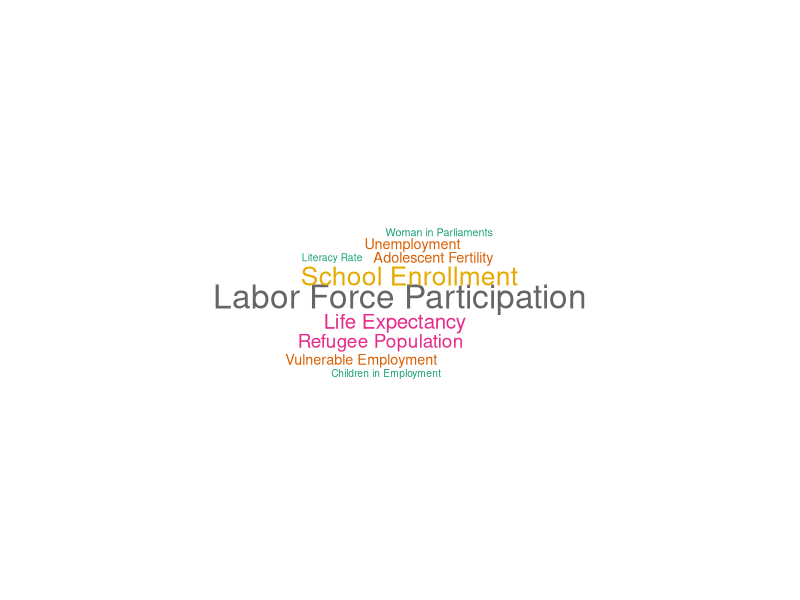
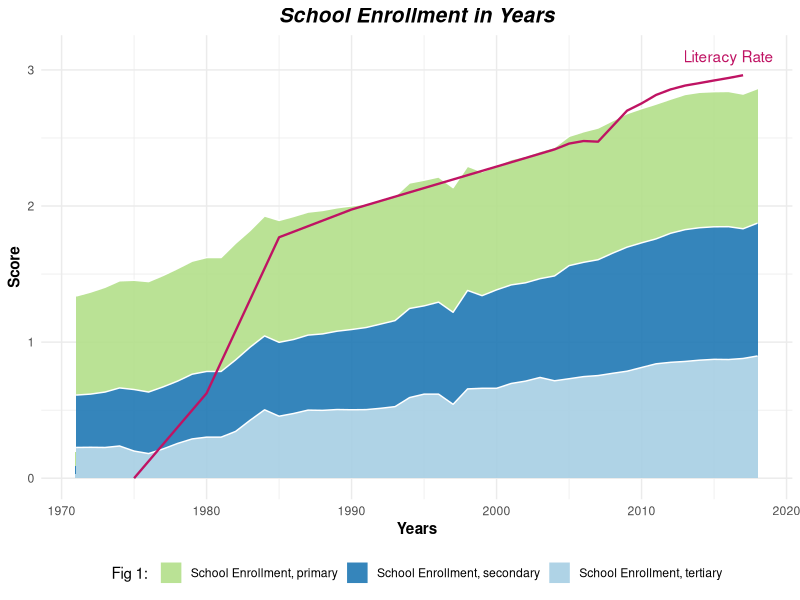
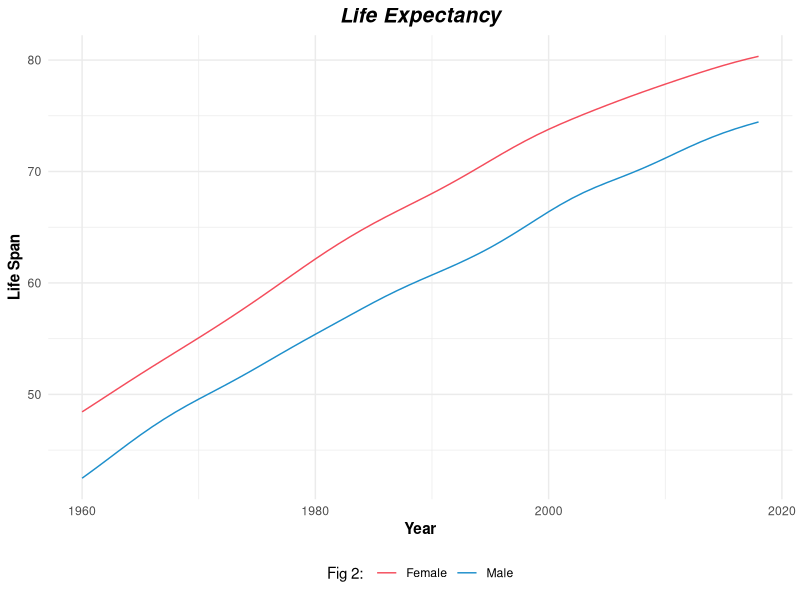
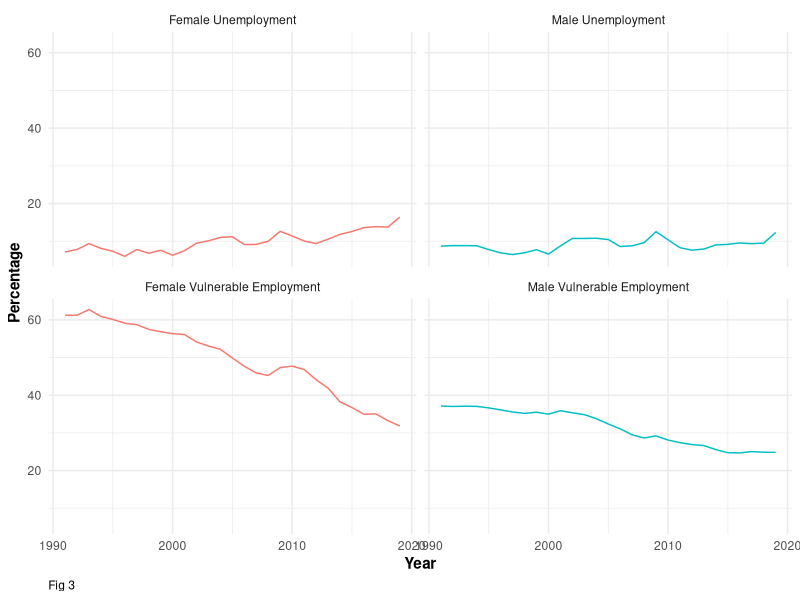
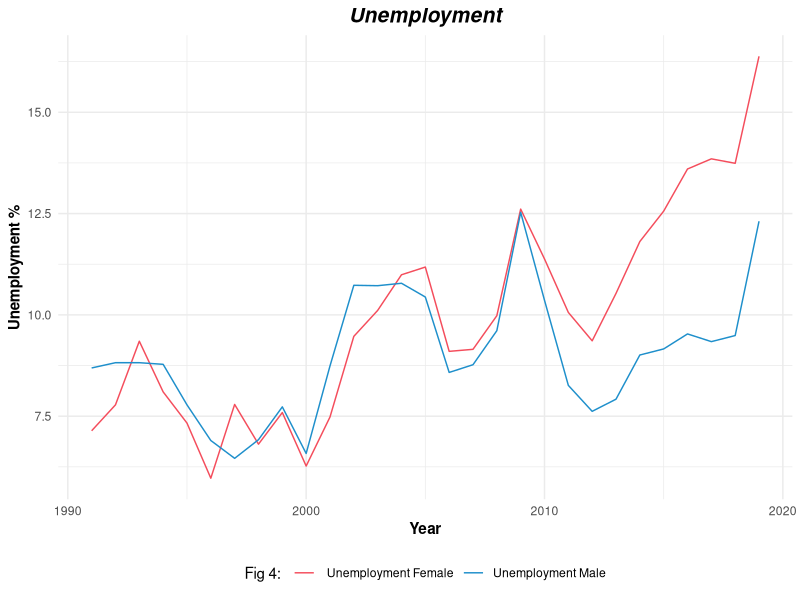
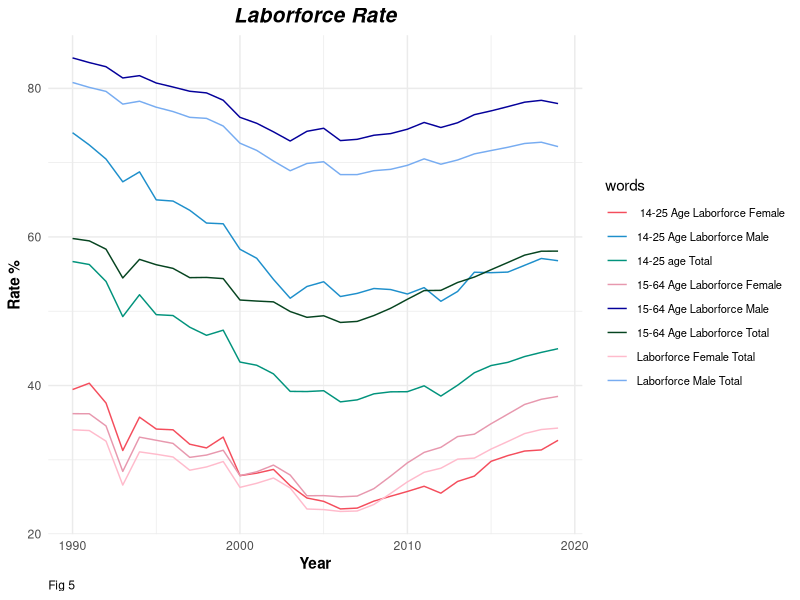
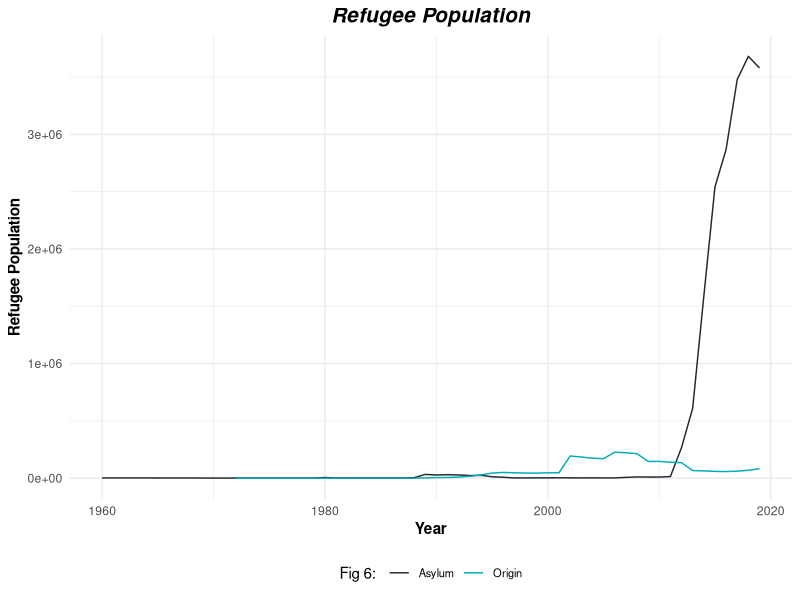
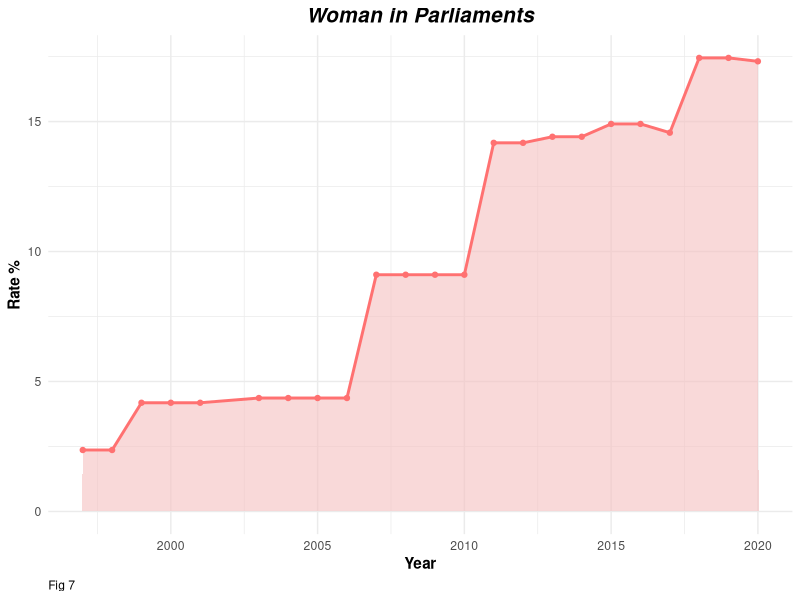

The R source for these figures, in order:
## ---- chunk 1
knitr::opts_chunk$set(echo = TRUE)
## ---- chunk 2
### Loading required packages
library(readr)
library(knitr)
library(tidyverse)
library(tm)
library(wordcloud)
library(RColorBrewer)
library(viridis)
## ---- chunk 3
# Changing column names 
col_names = c("country.name", "country.code", "date", "indicator.name", "indicator.code", "score")

# Importing data
data <- read.csv("data/social-development_tur.csv", skip = 1, col.names = col_names)
## ---- chunk 4
# Manipulating our dataset to make a wordcloud.
data_wordcloud <- data %>% mutate(id = c(1:866))
data_wordcloud <- data_wordcloud %>% 
  select("date", "indicator.name", "indicator.code", "score", "id") %>%
  mutate(words = case_when(data_wordcloud$id <= 17 ~ "Literacy Rate",
                           data_wordcloud$id >=18  & data_wordcloud$id <= 190 ~ "School Enrollment",
                           data_wordcloud$id >=191  & data_wordcloud$id <= 213 ~ "Woman in Parliaments",
                           data_wordcloud$id >=214  & data_wordcloud$id <= 271 ~ "Vulnerable Employment",
                           data_wordcloud$id >=272  & data_wordcloud$id <= 289 ~ "Children in Employment",
                           data_wordcloud$id >=290  & data_wordcloud$id <= 529 ~ "Labor Force Participation",
                           data_wordcloud$id >=530  & data_wordcloud$id <= 587 ~ "Unemployment",
                           data_wordcloud$id >=588  & data_wordcloud$id <= 689 ~ "Refugee Population",
                           data_wordcloud$id >=690  & data_wordcloud$id <= 748 ~ "Adolescent Fertility",
                           data_wordcloud$id >=749  & data_wordcloud$id <= 866 ~ "Life Expectancy",
                           TRUE ~ "Very Good")) %>% 
  group_by(words)%>% 
  summarize(n = n()) 

# Wordcloud settings
x <- wordcloud(words = data_wordcloud$words, 
               freq = data_wordcloud$n, 
               min.freq = 1, 
               max.words=200, 
               random.order=F, 
               rot.per=0.1, 
               colors=brewer.pal(8, "Dark2"), 
               scale=c(2,.5))
## ---- chunk 5
# ID assignment 
df <- data %>% mutate(id = c(1:866))
df <- df %>% 
  select("date", "indicator.name", "indicator.code", "score", "id") %>%
  mutate(words = case_when(df$id <= 17 ~ "Literacy Rate",
                           df$id >=18  & df$id <= 190 ~ "School Enrollment",
                           df$id >=191  & df$id <= 213 ~ "Woman in Parliaments",
                           df$id >=214  & df$id <= 271 ~ "Vulnerable Employment",
                           df$id >=272  & df$id <= 289 ~ "Children in Employment",
                           df$id >=290  & df$id <= 529 ~ "Labor Force Participation",
                           df$id >=530  & df$id <= 587 ~ "Unemployment",
                           df$id >=588  & df$id <= 689 ~ "Refugee Population",
                           df$id >=690  & df$id <= 748 ~ "Adolescent Fertility",
                           df$id >=749  & df$id <= 866 ~ "Life Expectancy",
                           TRUE ~ "Very Good"))

## ---- chunk 6

data_school_env <- data %>% mutate(id = c(1:866)) # Assigning ID's for all values.

data_school_env <- data_school_env %>% 
  select("date", "indicator.name", "indicator.code", "score", "id") %>%
  mutate(name = case_when(data_school_env$id <= 17 ~ "Literacy Rate",
                           data_school_env$id >=18   & data_school_env$id <= 61 ~ "School Enrollment, primary",
                           data_school_env$id >=62   & data_school_env$id <= 102 ~ "School Enrollment, primary and secondary",
                           data_school_env$id >=103  & data_school_env$id <= 145 ~ "School Enrollment, secondary",
                           data_school_env$id >=146  & data_school_env$id <= 190 ~ "School Enrollment, tertiary",
                           data_school_env$id >=191  & data_school_env$id <= 213 ~ "Woman in Parliaments",
                           data_school_env$id >=214  & data_school_env$id <= 271 ~ "Vulnerable Employment",
                           data_school_env$id >=272  & data_school_env$id <= 289 ~ "Children in Employment",
                           data_school_env$id >=290  & data_school_env$id <= 529 ~ "Labor Force Participation",
                           data_school_env$id >=530  & data_school_env$id <= 587 ~ "Unemployment",
                           data_school_env$id >=588  & data_school_env$id <= 689 ~ "Refugee Population",
                           data_school_env$id >=690  & data_school_env$id <= 748 ~ "Adolescent Fertility",
                           data_school_env$id >=749  & data_school_env$id <= 866 ~ "Life Expectancy",
                           TRUE ~ "Very Good")) %>%
  select("date", "name", "score") %>%
  filter(name %in% c("School Enrollment, primary", "School Enrollment, secondary", "School Enrollment, tertiary")) %>% 
  add_row(date = 1980, name = "School Enrollment, primary", score = 0.83725)  %>% 
  add_row(date = 1983, name = "School Enrollment, primary", score = 0.85730) %>%
  add_row(date = 1996, name = "School Enrollment, secondary", score = 0.67605) %>%
  add_row(date = 1998, name = "School Enrollment, secondary", score = 0.72321) %>%
  add_row(date = 1981, name = "School Enrollment, secondary", score = 0.48245) %>%
  add_row(date = 1975, name = "School Enrollment, secondary", score = 0.45209) %>%
  add_row(date = 1985, name = "School Enrollment, secondary", score = 0.54280) %>%
  add_row(date = 1981, name = "School Enrollment, tertiary", score = 0.30171) %>%
  add_row(date = 1996, name = "School Enrollment, tertiary", score = 0.61768) %>%
  add_row(date = 2000, name = "School Enrollment, tertiary", score = 0.66074) %>%
  arrange(name, date)
## ---- chunk 7
lit_rate = head(data, 17) # Subsetting for literacy rate data.
lit_rate <- lit_rate %>% mutate(score = ((3*(score-0.75207))/(1-0.75207))) 
# scaling range of geom_line

ggplot() +
  aes(x = date, y = score, fill = name, colour = name) +
  geom_area(data = data_school_env,datasize = 0.5, alpha = 0.9, colour = "white") +
  geom_line(data = lit_rate,
            aes(x = date, y = score),
            inherit.aes = F, # Because of using another data.
            colour = "#BF1363",
            size = 0.8) +
  scale_fill_brewer(palette = "Paired", direction = -1) +
  scale_color_brewer(palette = "Paired", direction = -1) +
  labs(
    x = "Years",
    y = "Score",
    title = "School Enrollment in Years"
  ) +
  ggplot2::annotate("text", x=2016, y=3.1, label= "Literacy Rate", colour = "#BF1363") +
  theme_minimal() +
  theme(
    plot.title = element_text(
      size = 15L,
      face = "bold.italic",
      hjust = 0.5
    ),
    legend.position = "bottom",
    plot.caption = element_text(hjust = 0),
    axis.title.y = element_text(face = "bold"),
    axis.title.x = element_text(face = "bold"),
    legend.title = element_text()
  ) + guides(fill=guide_legend(title="Fig 1: "))
## ---- chunk 8
# Selecting required rows 
lifeexpectancy <- df %>%
  filter(df$words == "Life Expectancy") 

lifeexpectancy <- lifeexpectancy %>% 
  mutate(words = case_when(lifeexpectancy$id <= 807 ~ "Female",
                           lifeexpectancy$id >= 808  ~ "Male"))

## ---- chunk 9
lifeexpectancy_female <- lifeexpectancy  %>%
  filter(lifeexpectancy$words == "Female")
lifeexpectancy_male <- lifeexpectancy  %>%
  filter(lifeexpectancy$words == "Male")

## ---- chunk 10

lifeexpectancy %>%
  ggplot( aes(x=date, y=score, group=words, color=words)) +
  geom_line() +
  labs(title = "Life Expectancy", x = "Year", y ="Life Span") +
  scale_colour_manual(name = "Fig 2: ", values = c("#F44D5C", "#1E8FCB")) +
  theme_minimal() +
  theme( 
    plot.title = element_text(
      size = 15L,
      face = "bold.italic",
      hjust = 0.5
    ),
    legend.position = "bottom",
    plot.caption = element_text(hjust = 0),
    axis.title.y = element_text(face = "bold"),
    axis.title.x = element_text(face = "bold"),
)
## ---- chunk 11
# Selecting and filtering required rows.
unemployment <- df %>%
  filter(df$words == "Unemployment") 
unemployment  <- unemployment  %>% 
  mutate(words = case_when(unemployment$id <= 558 ~ " Unemployment Female", 
                           unemployment$id >= 559  ~ "Unemployment Male"))
## ---- chunk 12
# Tidying data for using in faceting.
vul_employment <- data %>%
  mutate(id = c(1:866)) %>%
  select("indicator.name", "date","score", "id") %>% 
  filter((id >= 214 & id <= 587)) %>%
  filter(!(id >= 272 & id <= 529))
vul_employment <- vul_employment %>%
  mutate(gender = case_when(vul_employment$id <= 242 ~ "Female",
                            vul_employment$id >242 & vul_employment$id <= 271 ~ "Male",
                            vul_employment$id >= 272 & vul_employment$id <= 558 ~ "Female",
                            vul_employment$id >= 559 ~ "Male"))
  
                                            
labs <- c("Female Unemployment", 
          "Male Unemployment", 
          "Female Vulnerable Employment", 
          "Male Vulnerable Employment")

names(labs) <- c("Unemployment, female (% of female labor force) (modeled ILO estimate)", 
"Unemployment, male (% of male labor force) (modeled ILO estimate)",
"Vulnerable employment, female (% of female employment) (modeled ILO estimate)", 
"Vulnerable employment, male (% of male employment) (modeled ILO estimate)")

ggplot( vul_employment , aes(x=date, y=score, color = gender)) + 
  geom_line() +  
  facet_wrap(~indicator.name, labeller = labeller(indicator.name = labs)) + # faceting
  theme_minimal() +
  labs(x = "Year", y ="Percentage", caption = "Fig 3") +
  theme(legend.position="none",
        plot.title = element_text(
      size = 15L,
      face = "bold.italic",
      hjust = 0.5
    ),
    plot.caption = element_text(hjust = 0),
    axis.title.y = element_text(face = "bold"),
    axis.title.x = element_text(face = "bold"),
  )



## ---- chunk 13
unemployment %>%
  ggplot(aes(x=date, y=score, group=words, color=words)) +
  geom_line() +
  scale_color_viridis(discrete = TRUE) +
  labs(title = "Unemployment", x = "Year", y ="Unemployment %")+
  scale_colour_manual(values = c("#F44D5C", "#1E8FCB"), name = "Fig 4: ") +
  theme_minimal() +
  theme( 
    plot.title = element_text(
      size = 15L,
      face = "bold.italic",
      hjust = 0.5
    ),
    legend.position = "bottom",
    plot.caption = element_text(hjust = 0),
    axis.title.y = element_text(face = "bold"),
    axis.title.x = element_text(face = "bold"),
)

## ---- chunk 14
# Selecting required rows
laborforce <- df %>%
  filter(df$words == "Labor Force Participation") 

laborforce  <- laborforce  %>% 
  mutate(words = case_when(laborforce$id <= 319 ~ " 14-25 Age Laborforce Female",
                        laborforce$id >= 320 & laborforce$id <= 349  ~ "14-25 Age Laborforce Male",
                        laborforce$id >= 350 & laborforce$id <= 379 ~ "14-25 age Total",
                        laborforce$id >= 380 & laborforce$id <= 409 ~ "15-64 Age Laborforce Female",
                        laborforce$id >= 410 & laborforce$id <= 439 ~ "15-64 Age Laborforce Male",
                        laborforce$id >= 440 & laborforce$id <= 469 ~ "15-64 Age Laborforce Total",
                        laborforce$id >= 470 & laborforce$id <= 499 ~ "Laborforce Female Total",
                        laborforce$id >= 500 ~ "Laborforce Male Total"))

# Visualizing by using ggplot
laborforce %>%
  ggplot( aes(x=date, y=score, group=words, color=words)) +
  geom_line() +
  labs(title = "Laborforce Rate", x = "Year", y ="Rate %", caption = "Fig 5")+
  scale_colour_manual(values = c("#F44D5C", "#1E8FCB","#01937C","#E798AE", 
                                 "#04009A","#064420","#FFBBCC","#77ACF1" )) +
  theme_minimal() +
  theme( 
      legend.text = element_text(size = 8),
      plot.title = element_text(
      size = 15L,
      face = "bold.italic",
      hjust = 0.5
    ),
    plot.caption = element_text(hjust = 0),
    axis.title.y = element_text(face = "bold"),
    axis.title.x = element_text(face = "bold"),
)

## ---- chunk 15
refugee <- df %>%
  filter(df$words == "Refugee Population") 
refugee  <- refugee  %>% mutate(words = case_when(refugee$id <= 647 ~ "Asylum", refugee$id >= 648  ~ "Origin"))

refugee %>%
  ggplot( aes(x=date, y=score, group=words, color=words)) +
  geom_line() +
  labs(title = "Refugee Population", x = "Year", y ="Refugee Population")+
  scale_colour_manual(values = c("#222831", "#00ADB5"), name= "Fig 6: ") +
  theme_minimal() +
  theme( 
    legend.text = element_text(size = 8),
    legend.position="bottom",
        plot.title = element_text(
      size = 15L,
      face = "bold.italic",
      hjust = 0.5
    ),
    plot.caption = element_text(hjust = 0),
    axis.title.y = element_text(face = "bold"),
    axis.title.x = element_text(face = "bold"),
)
## ---- chunk 16
womeninparliaments <- data %>%
  filter(df$words == "Woman in Parliaments") 

ggplot(womeninparliaments, aes(x=date, y=score)) +
  geom_area( fill="#F5C0C0", alpha=0.6) +
  geom_line(color="#FF7171", size=1) +
  geom_point(size=1.5, color="#FF7171") +
    theme_minimal() +
  scale_color_viridis(discrete = TRUE) +
  labs(title = "Woman in Parliaments", x = "Year", y ="Rate %", caption = "Fig 7")+
  theme( legend.text = element_text(size = 8),
    legend.position="bottom",
        plot.title = element_text(
      size = 15L,
      face = "bold.italic",
      hjust = 0.5
    ),
    plot.caption = element_text(hjust = 0),
    axis.title.y = element_text(face = "bold"),
    axis.title.x = element_text(face = "bold"),
    )
